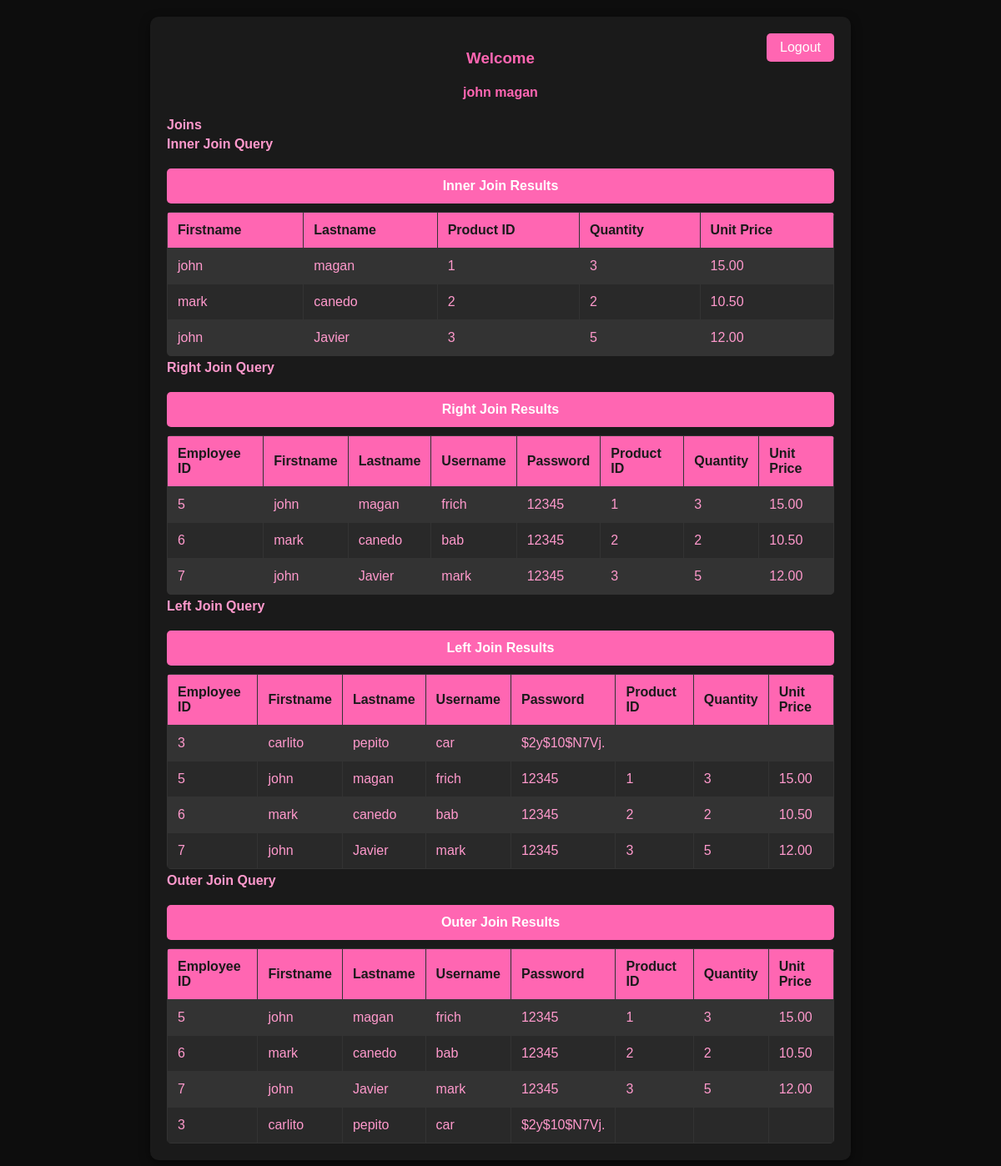
The page /login/home.php (signed in) on the database its author committed.
### tables this page shows
CREATE TABLE `employee` (
  `employee_id` int(10) NOT NULL,
  `firstname` varchar(50) NOT NULL,
  `lastname` varchar(50) NOT NULL,
  `username` varchar(30) NOT NULL,
  `password` varchar(12) NOT NULL
);

CREATE TABLE `order_details` (
  `employee_id` int(10) NOT NULL,
  `Product_id` int(10) NOT NULL,
  `Quantity` int(15) DEFAULT NULL,
  `Unit_price` decimal(10,2) DEFAULT NULL
);

### login/home.php (the view, shortened to what this page needs)
<!DOCTYPE html>
<?php
require '../db/config.php';
$id = $_SESSION['user'];
$sql = $conn->prepare("SELECT * FROM `employee` WHERE `employee_id`='$id'");
$sql->execute();
$fetch = $sql->fetch();
$innerJoinSql = "
    SELECT
        employee.firstname,
        employee.lastname,
        order_details.product_id,
        order_details.Quantity,
        order_details.Unit_price
    FROM
        order_details
    JOIN
        employee ON order_details.employee_id = employee.employee_id";
$rightJoinSql = "
    SELECT
        employee.employee_id,
        employee.firstname,
        employee.lastname,
        employee.username,
        employee.password,
        order_details.Product_id,
        order_details.Quantity,
        order_details.Unit_price
    FROM
        employee
    RIGHT JOIN
        order_details ON employee.employee_id = order_details.employee_id";
$leftJoinSql = "
    SELECT
        employee.employee_id,
        employee.firstname,
        employee.lastname,
        employee.username,
        employee.password,
        order_details.Product_id,
        order_details.Quantity,
        order_details.Unit_price
    FROM
        employee
    LEFT JOIN
        order_details ON employee.employee_id = order_details.employee_id";
$outerJoinSql = "
    SELECT
        employee.employee_id,
        employee.firstname,
        employee.lastname,
        employee.username,
        employee.password,
        order_details.Product_id,
        order_details.Quantity,
        order_details.Unit_price
    FROM
        employee
    RIGHT JOIN
        order_details ON employee.employee_id = order_details.employee_id
    UNION
    SELECT
        employee.employee_id,
        employee.firstname,
        employee.lastname,
        employee.username,
        employee.password,
        order_details.Product_id,
        order_details.Quantity,
        order_details.Unit_price
    FROM
        employee
    LEFT JOIN
        order_details ON employee.employee_id = order_details.employee_id";
?>
<html lang="en">
<head>
</head>
<body>
    <div class="container">
        <a href="logout.php" class="logout">Logout</a>
        <h3>Welcome</h3>
        <h4><?php echo htmlspecialchars($fetch['firstname'] . " " . $fetch['lastname']); ?></h4>
        <p> Joins </p>
        <div>
            <p>Inner Join Query</p>
            <div class="header">Inner Join Results</div>
            <table>
                <thead>
                    <tr>
                        <th>Firstname</th>
                        <th>Lastname</th>
                        <th>Product ID</th>
                        <th>Quantity</th>
                        <th>Unit Price</th>
                    </tr>
                </thead>
                <tbody>
                    <?php
                    foreach ($conn->query($innerJoinSql) as $row) {
                        echo "<tr>
                            <td>" . htmlspecialchars($row['firstname']) . "</td>
                            <td>" . htmlspecialchars($row['lastname']) . "</td>
                            <td>" . htmlspecialchars($row['product_id']) . "</td>
                            <td>" . htmlspecialchars($row['Quantity']) . "</td>
                            <td>" . htmlspecialchars($row['Unit_price']) . "</td>
                        </tr>";
                    }
                    ?>
                </tbody>
            </table>
        </div>
        <div>
            <p>Right Join Query</p>
            <div class="header">Right Join Results</div>
            <table>
                <thead>
                    <tr>
                        <th>Employee ID</th>
                        <th>Firstname</th>
                        <th>Lastname</th>
                        <th>Username</th>
                        <th>Password</th>
                        <th>Product ID</th>
                        <th>Quantity</th>
                        <th>Unit Price</th>
                    </tr>
                </thead>
                <tbody>
                    <?php
                    foreach ($conn->query($rightJoinSql) as $row) {
                        echo "<tr>
                            <td>" . htmlspecialchars($row['employee_id']) . "</td>
                            <td>" . htmlspecialchars($row['firstname']) . "</td>
                            <td>" . htmlspecialchars($row['lastname']) . "</td>
                            <td>" . htmlspecialchars($row['username']) . "</td>
                            <td>" . htmlspecialchars($row['password']) . "</td>
                            <td>" . htmlspecialchars($row['Product_id']) . "</td>
                            <td>" . htmlspecialchars($row['Quantity']) . "</td>
                            <td>" . htmlspecialchars($row['Unit_price']) . "</td>
                        </tr>";
                    }
                    ?>
                </tbody>
            </table>
        </div>
        <div>
            <p>Left Join Query</p>
            <div class="header">Left Join Results</div>
            <table>
                <thead>
                    <tr>
                        <th>Employee ID</th>
                        <th>Firstname</th>
                        <th>Lastname</th>
                        <th>Username</th>
                        <th>Password</th>
                        <th>Product ID</th>
                        <th>Quantity</th>
                        <th>Unit Price</th>
                    </tr>
                </thead>
                <tbody>
                    <?php
                    foreach ($conn->query($leftJoinSql) as $row) {
                        echo "<tr>
                            <td>" . htmlspecialchars($row['employee_id']) . "</td>
                            <td>" . htmlspecialchars($row['firstname']) . "</td>
                            <td>" . htmlspecialchars($row['lastname']) . "</td>
                            <td>" . htmlspecialchars($row['username']) . "</td>
                            <td>" . htmlspecialchars($row['password']) . "</td>
                            <td>" . htmlspecialchars($row['Product_id']) . "</td>
                            <td>" . htmlspecialchars($row['Quantity']) . "</td>
                            <td>" . htmlspecialchars($row['Unit_price']) . "</td>
                        </tr>";
                    }
                    ?>
                </tbody>
            </table>
        </div>
        <div>
            <p>Outer Join Query</p>
            <div class="header">Outer Join Results</div>
            <table>
                <thead>
                    <tr>
                        <th>Employee ID</th>
                        <th>Firstname</th>
                        <th>Lastname</th>
                        <th>Username</th>
                        <th>Password</th>
                        <th>Product ID</th>
                        <th>Quantity</th>
                        <th>Unit Price</th>
                    </tr>
                </thead>
                <tbody>
                    <?php
                    foreach ($conn->query($outerJoinSql) as $row) {
                        echo "<tr>
                            <td>" . htmlspecialchars($row['employee_id']) . "</td>
                            <td>" . htmlspecialchars($row['firstname']) . "</td>
                            <td>" . htmlspecialchars($row['lastname']) . "</td>
                            <td>" . htmlspecialchars($row['username']) . "</td>
                            <td>" . htmlspecialchars($row['password']) . "</td>
                            <td>" . htmlspecialchars($row['Product_id']) . "</td>
                            <td>" . htmlspecialchars($row['Quantity']) . "</td>
                            <td>" . htmlspecialchars($row['Unit_price']) . "</td>
                        </tr>";
                    }
                    ?>
                </tbody>
            </table>
        </div>
    </div>
</body>
</html>

### login/home.php (style rules this page uses)
body { font-family: Arial, sans-serif; background-color: #0d0d0d; color: #ff99cc; margin: 0; padding: 20px; }
.container { max-width: 800px; margin: auto; background: #1a1a1a; padding: 20px; border-radius: 10px; box-shadow: 0 4px 12px rgba(0, 0, 0, 0.5); position: relative; }
h3, h4 { color: #ff66b2; text-align: center; }
.logout { background-color: #ff66b2; color: white; padding: 8px 16px; text-decoration: none; border-radius: 5px; position: absolute; top: 20px; right: 20px; transition: background-color 0.3s ease; }
.header { background: #ff66b2; color: white; padding: 12px; text-align: center; font-weight: bold; border-radius: 5px; margin-top: 20px; }
table { width: 100%; border-collapse: collapse; margin-top: 10px; border-radius: 5px; overflow: hidden; }
th, td { padding: 12px; border: 1px solid #333; text-align: left; }
th { background-color: #ff66b2; color: #1a1a1a; }
tr:nth-child(even) { background-color: #292929; }
tr:nth-child(odd) { background-color: #333333; }
p { color: #ff99cc; font-weight: bold; margin: 5px 0; }

### rows shown on the page
employee: firstname+lastname "john magan"
order_details: employee.firstname "john", employee.lastname "magan", Product "1", Quantity "3", Unit_price "15.00", employee.employee_id "5", employee.username "frich", employee.password "12345"
order_details: employee.firstname "mark", employee.lastname "canedo", Product "2", Quantity "2", Unit_price "10.50", employee.employee_id "6", employee.username "bab", employee.password "12345"
order_details: employee.firstname "john", employee.lastname "Javier", Product "3", Quantity "5", Unit_price "12.00", employee.employee_id "7", employee.username "mark", employee.password "12345"
employee: employee_id "3", firstname "carlito", lastname "pepito", username "car", password "$2y$10$N7Vj."
